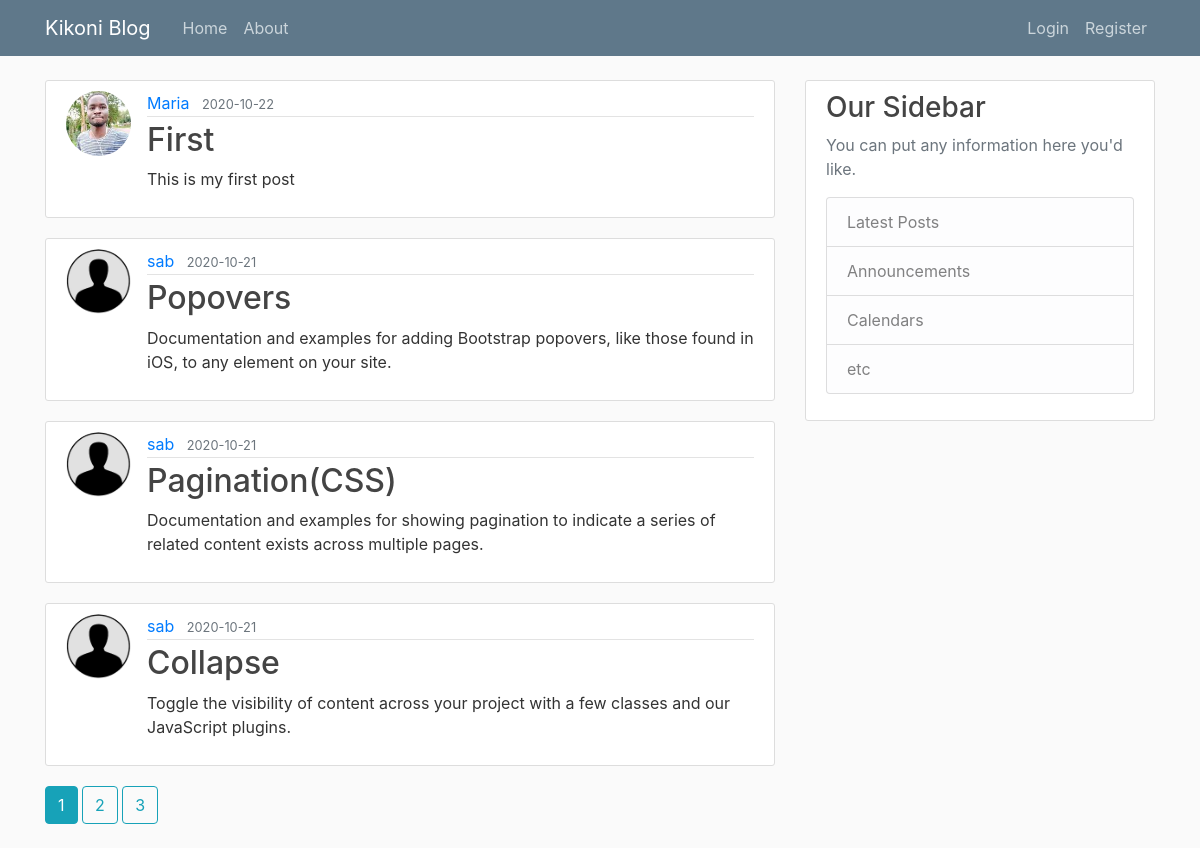
The page /home on the database its author committed.
### webapp/models.py (models this page shows, shortened)
class Post (db.Model):   #will auto create a table named post (p)
    id = db.Column(db.Integer, primary_key=True)
    title = db.Column(db.String(100), nullable=False)
    date_posted = db.Column(db.DateTime(20), nullable=False, default=datetime.utcnow)
    content = db.Column(db.Text, nullable=False)
    user_id = db.Column (db.Integer, db.ForeignKey('user.id'), nullable=True) #small u bse we-r ref-ing table name & column name

class User (db.Model, UserMixin):  #will automatically create a table named user (lowercase u)
    id = db.Column(db.Integer, primary_key=True)
    username = db.Column(db.String(20), unique=True, nullable=False)
    email = db.Column(db.String(120), unique=True, nullable=False)
    image_file = db.Column(db.String(20), nullable=False, default='default.jpg')
    password = db.Column(db.String(60), nullable=False)
    posts = db.relationship('Post', backref='author', lazy=True) #capital P bse we're ref-ing the acutal Post class

### webapp/routes.py (the view)
@app.route('/')
@app.route('/home')
def home():
    page = request.args.get('page', 1, type=int)
    posts = Post.query.order_by(Post.date_posted.desc()).paginate(page=page, per_page=4)
    return render_template('home.html', posts=posts)

### webapp/templates/home.html
{% extends 'layout.html'%}
{% block content %}
    {% for post in posts.items %}
        <article class="media content-section">
            <img class="rounded-circle article-img" src="{{ url_for('static', filename='profile_pics/' + post.author.image_file) }}">
            <div class="media-body">
                <div class="article-metadata">
                    <a class="mr-2" href="{{ url_for('user_posts', username=post.author.username) }}">{{ post.author.username }}</a>
                    <small class="text-muted">{{ post.date_posted.strftime('%Y-%m-%d') }}</small>
                </div>
                <h2><a class="article-title" href="{{ url_for('post', post_id=post.id) }}">{{ post.title }}</a></h2>
            <p class="article-content">{{ post.content }}</p>
            </div>
        </article>
    {% endfor %}
    {% for page_num in posts.iter_pages(left_edge=1, right_edge=1, left_current=1, right_current=2) %}
        {% if page_num %}
            {% if posts.page == page_num %}
                <a class="btn btn-info mb-4" href="{{ url_for('home', page=page_num) }}">{{ page_num }}</a>
            {% else %}
                <a class="btn btn-outline-info mb-4" href="{{ url_for('home', page=page_num) }}">{{ page_num }}</a>
            {% endif %}
        {% else %}
        ...
        {% endif %}
    {% endfor %}
{% endblock content %}

### webapp/templates/layout.html (shortened to what this page needs)
<!DOCTYPE html>
<html lang="en">
<head>
    <link rel="stylesheet" href="https://stackpath.bootstrapcdn.com/bootstrap/4.5.2/css/bootstrap.min.css">
    <link rel="stylesheet", type="text/css" href="{{url_for('static', filename='main.css')}}">
</head>
<body>
    <header class="site-header">
        <nav class="navbar navbar-expand-md navbar-dark bg-steel fixed-top">
          <div class="container">
            <a class="navbar-brand mr-4" href="/">Kikoni Blog</a>
            <div class="collapse navbar-collapse" id="navbarToggle">
              <div class="navbar-nav mr-auto">
                <a class="nav-item nav-link" href="{{url_for('home')}}">Home</a>
                <a class="nav-item nav-link" href="{{url_for('about')}}">About</a>
              </div>
              <div class="navbar-nav">
                {% if current_user.is_authenticated %}
                  <a class="nav-item nav-link" href="{{url_for('new_post')}}">New Post</a>
                  <a class="nav-item nav-link" href="{{url_for('account')}}">Account</a>
                  <a class="nav-item nav-link" href="{{url_for('logout')}}">Logout</a>
                {% else %}
                  <a class="nav-item nav-link" href="{{url_for('login')}}">Login</a>
                  <a class="nav-item nav-link" href="{{url_for('register')}}">Register</a>
                {% endif %}
              </div>
            </div>
          </div>
        </nav>
      </header>
    <main role="main" class="container">
        <div class="row">
            <div class="col-md-8">
            {% block content %}{% endblock %}
                  </div>
              <div class="col-md-4">
              <div class="content-section">
                  <h3>Our Sidebar</h3>
                  <p class='text-muted'>You can put any information here you'd like.
                  <ul class="list-group">
                      <li class="list-group-item list-group-item-light">Latest Posts</li>
                      <li class="list-group-item list-group-item-light">Announcements</li>
                      <li class="list-group-item list-group-item-light">Calendars</li>
                      <li class="list-group-item list-group-item-light">etc</li>
                  </ul>
                  </p>
              </div>
              </div>
        </div>
    </main>
</body>
</html>

### webapp/static/main.css (style rules this page uses)
body { background: #fafafa; color: #333333; margin-top: 5rem; }
h1, h2, h3, h4, h5, h6 { color: #444444; }
.bg-steel { background-color: #5f788a; }
.site-header .navbar-nav .nav-link { color: #cbd5db; }
.content-section { background: #ffffff; padding: 10px 20px; border: 1px solid #dddddd; border-radius: 3px; margin-bottom: 20px; }
.article-title { color: #444444; }
.article-content { white-space: pre-line; }
.article-img { height: 65px; width: 65px; margin-right: 16px; }
.article-metadata { padding-bottom: 1px; margin-bottom: 4px; border-bottom: 1px solid #e3e3e3 }

### rows shown on the page
Post: image_file (picture), author.username "Maria", date_posted "2020-10-22", title "First", content "This is my first post"
Post: image_file (placeholder picture), author.username "sab", date_posted "2020-10-21", title "Popovers", content "Documentation and examples for adding Bootstrap popovers, like those found in iOS, to any element on your site."
Post: image_file (placeholder picture), author.username "sab", date_posted "2020-10-21", title "Pagination(CSS)", content "Documentation and examples for showing pagination to indicate a series of related content exists across multiple pages."
Post: image_file (placeholder picture), author.username "sab", date_posted "2020-10-21", title "Collapse", content "Toggle the visibility of content across your project with a few classes and our JavaScript plugins."

### other values the page prints
{{ page_num }} "1"
{{ page_num }} "2" "3"
